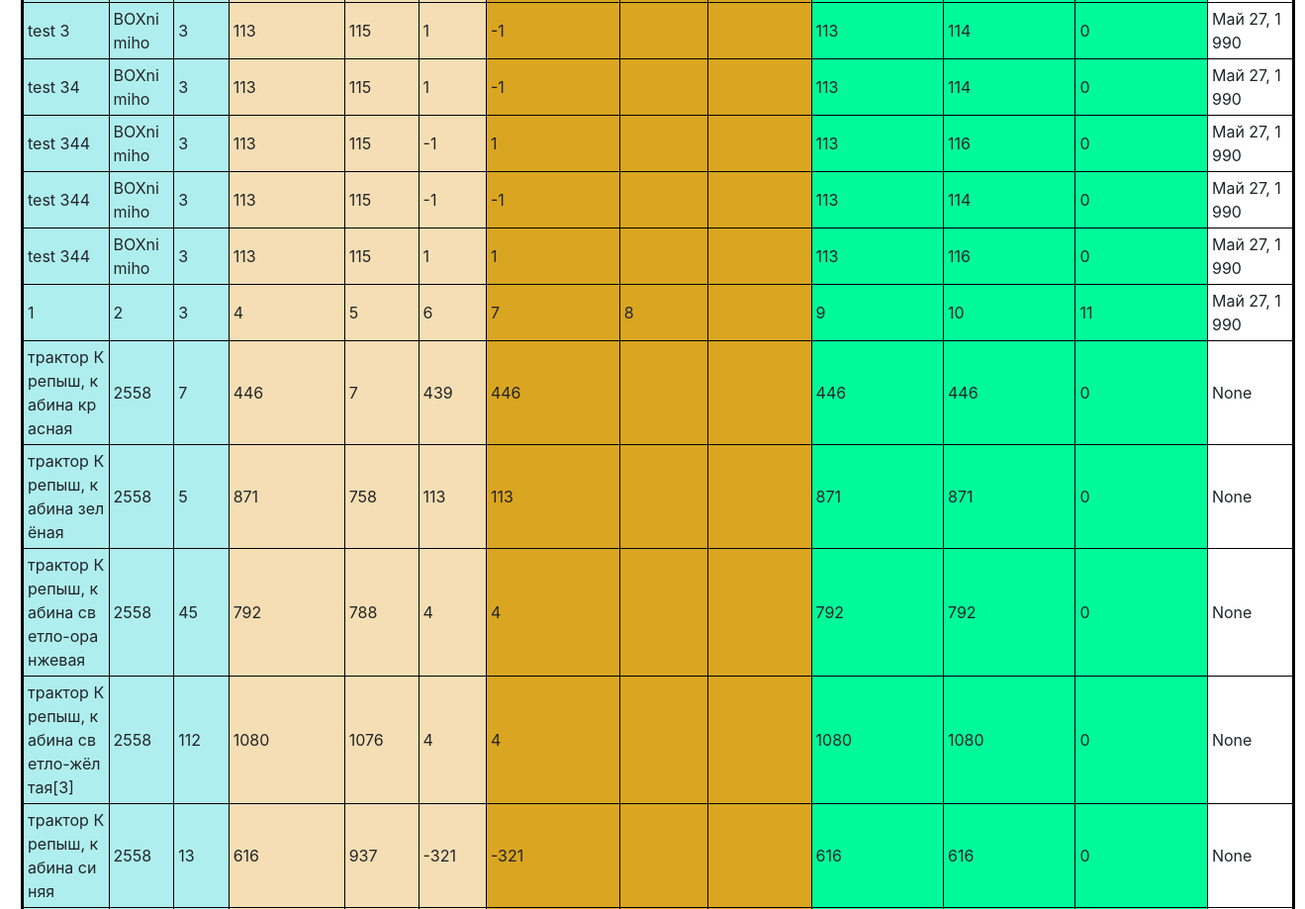
Before: /search (middle part) with the older database file.
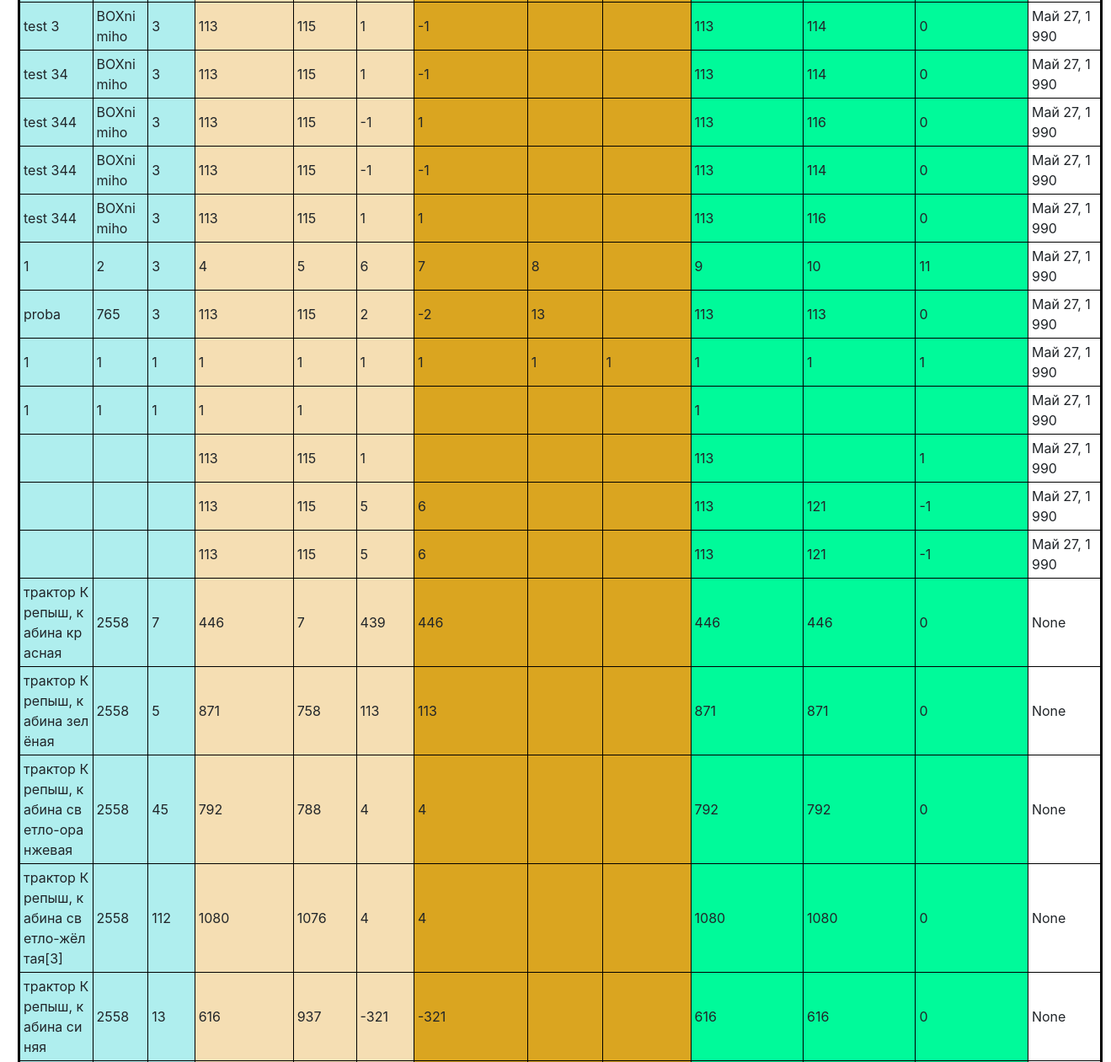
After: the same page with the newer database file.
### main/models.py (models this page shows, shortened)
class Task(models.Model):
    class Meta:
        verbose_name = "Данные полуфабриката"
        verbose_name_plural = "Данные полуфабриката"
        ordering = [
            '-release_date']
    details_name = models.CharField("Дельта", max_length=100, blank=True)
    code = models.CharField("Код детали", max_length=50, blank=True)
    color_code = models.CharField("Код цвета", max_length=50, blank=True)
    quantity_actual = models.CharField("Фактический остаток", max_length=50, blank=True)
    quantity_1c = models.CharField("Остаток 1с", max_length=50, blank=True)
    delta = models.CharField("Дельта", max_length=50, blank=True)
    adjustments = models.CharField("Корректировка", max_length=50, blank=True)
    adjustments_marriage = models.CharField("Списание в брак", max_length=50, blank=True)
    actual_registration = models.CharField("Постановка на учет", max_length=50, blank=True)
    after_adjustment_quantity_actual = models.CharField("Фактический остаток после корректировки",
                                                        max_length=50, blank=True)
    after_adjustment_quantity_1c = models.CharField("Остаток 1с после корректировки", max_length=50, blank=True)
    after_adjustment_delta = models.CharField("Дельта после корректировки", max_length=50, blank=True)
    release_date = models.DateField("Дата пересчета")

### main/views.py (the view)
# urls.py: path('search', views.search, name='search'),
def search(request):
    queryset = request.GET.get('q', '')
    queryset = queryset.split()
    if queryset:
        try:
            task = Task.objects.filter(code__exact=queryset[0], color_code__exact=queryset[1])
        except IndexError:
            task = Task.objects.filter(code__exact=queryset[0])
    else:
        task = Task.objects.all()
    return render(request, 'main/search.html', {'details_name': 'Главная страница сайта', 'task': task})

### main/templates/main/search.html (shortened to what this page needs)
<!doctype html>
<html lang="ru">
<head class="my-2 my-md-0 mr-md-3">
        <link rel="stylesheet" href="https://cdn.jsdelivr.net/npm/bootstrap@4.5.3/dist/css/bootstrap.min.css"
>
</head>
<body>
<div class="alert">
<table width=200 border="1" cellpadding="4" cellspacing="0">
            {% for el in task %}
            <tr>
                <td bgcolor="#AFEEEE" style="width:200px;">{{ el.details_name }}</td>
                <td bgcolor="#AFEEEE">{{ el.code }}<br></td>
                <td bgcolor="#AFEEEE">{{ el.color_code }}</td>
                <td bgcolor="#F5DEB3">{{ el.quantity_actual }}</td>
                <td bgcolor="#F5DEB3">{{ el.quantity_1c }}</td>
                <td bgcolor="#F5DEB3">{{ el.delta }}</td>
                <td bgcolor="#DAA520">{{ el.adjustments }}</td>
                <td bgcolor="#DAA520">{{ el.adjustments_marriage }}</td>
                <td bgcolor="#DAA520">{{ el.actual_registration }}</td>
                <td bgcolor="#00FA9A">{{ el.after_adjustment_quantity_actual }}</td>
                <td bgcolor="#00FA9A">{{ el.after_adjustment_quantity_1c }}</td>
                <td bgcolor="#00FA9A">{{ el.after_adjustment_delta }}</td>
                <td>{{ el.release_date }}</td>
            </tr>
            {% endfor %}
        </table>
</div>
</body>
</html>
<body>
</body>

Changed rows visible on the page:
added Task: details_name "proba", code "765", color_code "3", quantity_actual "113", quantity_1c "115", delta "2", adjustments "-2", adjustments_marriage "13", after_adjustment_quantity_actual "113", after_adjustment_quantity_1c "113", after_adjustment_delta "0", release_date "Май 27, 1990"
added Task: details_name "1", code "1", color_code "1", quantity_actual "1", quantity_1c "1", delta "1", adjustments "1", adjustments_marriage "1", actual_registration "1", after_adjustment_quantity_actual "1", after_adjustment_quantity_1c "1", after_adjustment_delta "1", release_date "Май 27, 1990"
added Task: details_name "1", code "1", color_code "1", quantity_actual "1", quantity_1c "1", after_adjustment_quantity_actual "1", release_date "Май 27, 1990"
added Task: quantity_actual "113", quantity_1c "115", delta "1", after_adjustment_quantity_actual "113", after_adjustment_delta "1", release_date "Май 27, 1990"
added Task: quantity_actual "113", quantity_1c "115", delta "5", adjustments "6", after_adjustment_quantity_actual "113", after_adjustment_quantity_1c "121", after_adjustment_delta "-1", release_date "Май 27, 1990"
added Task: quantity_actual "113", quantity_1c "115", delta "5", adjustments "6", after_adjustment_quantity_actual "113", after_adjustment_quantity_1c "121", after_adjustment_delta "-1", release_date "Май 27, 1990"
